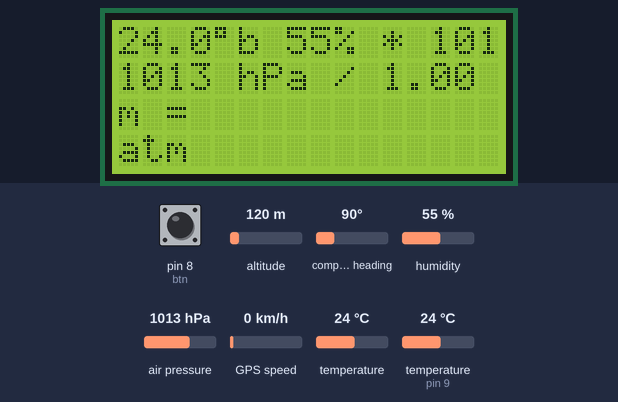
This sketch was run on a simulated Arduino Uno, built with avr-gcc and run on an emulated ATmega328P. Parts: 16×4 character LCD. Inputs (shaded band) come from the test bench; at power-on: compass heading 90°, pin 8 (btn) HIGH, altitude 120 m, humidity 55 %, air pressure 1013 hPa, GPS speed 0 km/h, temperature 24 °C, temperature (sensor on pin 9) 24 °C. EEPROM starts erased; the GPS gets a fix after 3 s at 37.7749, -122.4194 with 8 satellites.

Above: at 1.3 s.
1.4 s: compass heading set to 7°
At 4.5 s:
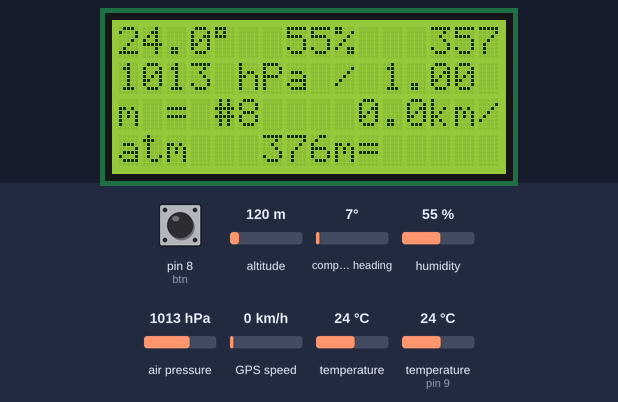
7.7 s: compass heading set to 20°
At 13.6 s:
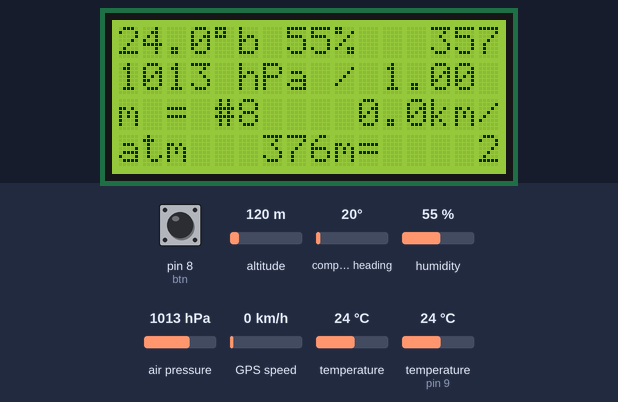
13.7 s: compass heading set to 25°
20.0 s: pin 8 (btn) pulled LOW for 3.2 s
At 24.8 s:
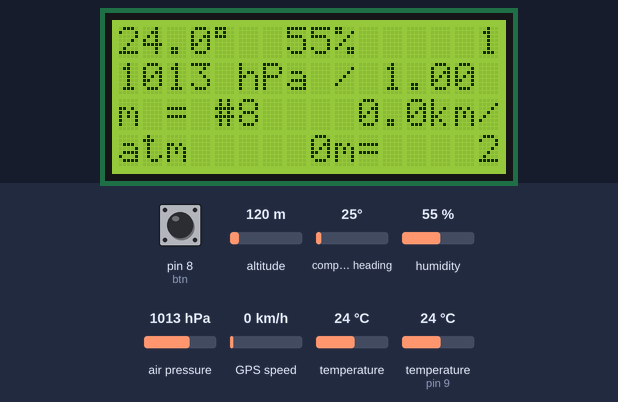
25.7 s: compass heading set to 90°
At 27.1 s:
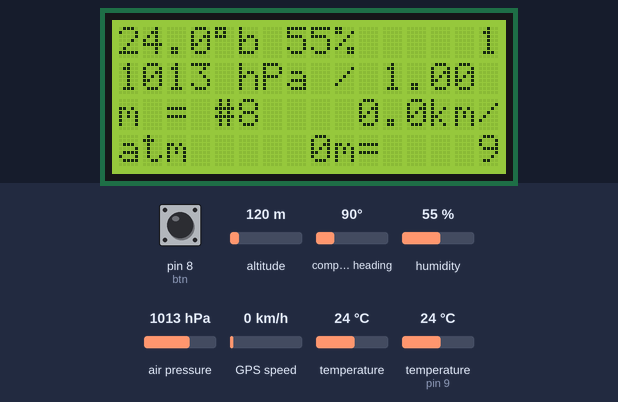
32.0 s: compass heading set to 180°
At 35.3 s:
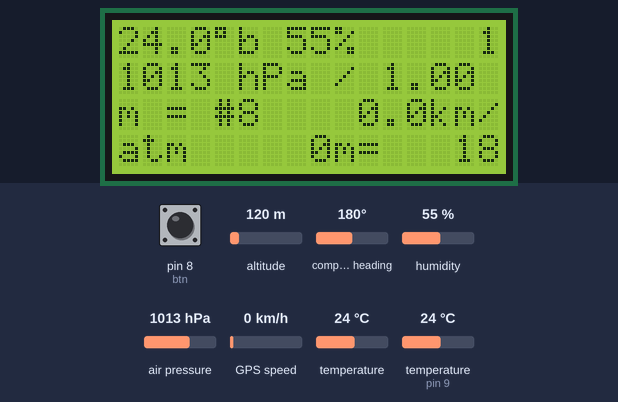
Timing chart, 0 to 36.8 s (numbered marks = the images above; inputs shaded):
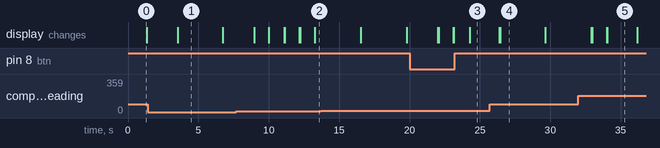

The sketch:

Sensor_Station.ino
```cpp
#include <Wire.h>
#include <Adafruit_BMP085.h>
#include <LiquidCrystal_I2C.h>
#include <SoftwareSerial.h>
#include <TinyGPS.h>
#include <DHT.h>
#include <EEPROM.h>

LiquidCrystal_I2C lcd(0x3F, 16, 4);
SoftwareSerial ss(10, 11);
TinyGPS gps;
DHT dht(9, DHT22);
Adafruit_BMP085 bmp180;

uint8_t arrow_n[8] = {0x4, 0xe, 0x1f, 0xe, 0xe, 0xe, 0x0, 0x0};
uint8_t arrow_ne[8] = {0xf, 0x7, 0xf, 0x1d, 0x18, 0x0, 0x0, 0x0};
uint8_t arrow_e[8] = {0x0, 0x4, 0x1e, 0x1f, 0x1e, 0x4, 0x0, 0x0};
uint8_t arrow_se[8] = {0x0, 0x0, 0x0, 0x18, 0x1d, 0xf, 0x7, 0xf};
uint8_t arrow_s[8] = {0x0, 0x0, 0xe, 0xe, 0xe, 0x1f, 0xe, 0x4};
uint8_t arrow_sw[8] = {0x0, 0x0, 0x0, 0x3, 0x17, 0x1e, 0x1c, 0x1e};
uint8_t arrow_w[8] = {0x0, 0x4, 0xf, 0x1f, 0xf, 0x4, 0x0, 0x0};
uint8_t arrow_nw[8] = {0x1e, 0x1c, 0x1e, 0x17, 0x3, 0x0, 0x0, 0x0};
float alt1, alt2, alt_gps1, alt_gps2 = 0;
int btn = 8;
int btn_pressed_count = 0;
int addr_alt_baro_div = 0;
int addr_alt_baro_mod = 1;
int addr_alt_gps_div = 2;
int addr_alt_gps_mod = 3;
int loops = 0;

static void smartdelay(unsigned long ms);
static void print_float(float val, float invalid, int len, int prec);
static void print_int(unsigned long val, unsigned long invalid, int len);
static void print_date(TinyGPS &gps);
static void print_str(const char *str, int len);

void setup() {
  Serial.begin(9600);
  ss.begin(9600);
  lcd.init();
  lcd.backlight();
  lcd.begin(16, 4);
  lcd.createChar(5, arrow_n);
  lcd.createChar(6, arrow_ne);
  lcd.createChar(7, arrow_e);
  lcd.createChar(8, arrow_se);
  lcd.createChar(9, arrow_s);
  lcd.createChar(10, arrow_sw);
  lcd.createChar(11, arrow_w);
  lcd.createChar(12, arrow_nw);
  dht.begin();
  if (!bmp180.begin()) {
    Serial.println("Sensor nao encontrado !!");
  }
  pinMode(btn, INPUT_PULLUP);
}

void loop(){
  //lendo o estado do botão
  if (digitalRead(btn) == LOW){
    btn_pressed_count++;
  } else {
    btn_pressed_count = 0;
  }

  //temperatura e humidade
  float humidity = dht.readHumidity();
  if (humidity > 99){
    humidity = 99;
  }
  float temperature;
  if (loops % 6 > 2){
    temperature = dht.readTemperature();
  } else {
    temperature = bmp180.readTemperature();
  }
  lcd.setCursor(0, 0);
  if (temperature < 10 && temperature >= 0){
    lcd.print(" ");
  }
  print_float_lcd(temperature, -1, 1);
  lcd.print((char)223);
  if (loops % 6 > 2){
    lcd.print("  ");
  } else {
    lcd.print("b ");
  }
  if (humidity < 10){
    lcd.print(" ");
  }
  lcd.print((int)humidity);
  lcd.print("% ");

  if (altitudes_are_defined() && loops % 10 == 0){
    lcd.print("*");
  } else {
    lcd.print(" ");
  }

  //altitude do barômetro
  float seaLevelPressure = 102520;
  float alt_original = bmp180.readAltitude(seaLevelPressure);
  if (btn_pressed_count == 2){
    EEPROM.write(addr_alt_baro_div, (int)alt_original / 255);
    EEPROM.write(addr_alt_baro_mod, (int)alt_original % 255);
  } else if (btn_pressed_count == 4){
    EEPROM.write(addr_alt_baro_div, 0);
    EEPROM.write(addr_alt_baro_mod, 0);
  }
  float alt;
  if (altitudes_are_defined() && loops % 10 == 0){
    alt = alt_original;
  } else {
    alt = alt_original - (255 * EEPROM.read(addr_alt_baro_div) + EEPROM.read(addr_alt_baro_mod));
  }
  if (alt < 10 && alt >= 0){
    lcd.print(" ");
  }
  if (alt < 100 && alt > -10){
    lcd.print(" ");
  }
  if (alt < 1000 && alt > -100){
    lcd.print(" ");
  }
  print_float_lcd(alt, -1, 0);
  lcd.print("m ");
  alt = alt_original - (255 * EEPROM.read(addr_alt_baro_div) + EEPROM.read(addr_alt_baro_mod));
  if (alt > alt1 && alt1 > alt2){
    lcd.write(5);
  } else if (alt < alt1 && alt1 < alt2){
    lcd.write(9);
  } else {
    lcd.print("=");
  }
  lcd.print(" ");
  alt2 = alt1;
  alt1 = alt;

  //pressão atmosférica
  lcd.setCursor(0, 1);
  if (bmp180.readPressure() / 100 < 1000){
    lcd.print(" ");
  }
  float atm = ((float)bmp180.readPressure())/101325;
  lcd.print(bmp180.readPressure() / 100);
  lcd.print(" hPa / ");
  lcd.print(atm);
  lcd.print(" atm");

  //GPS
  float flat, flon;
  unsigned long age;
  gps.f_get_position(&flat, &flon, &age);
  if (age > 5000){
    lcd.setCursor(0, 2);
    lcd.print("                    ");
    lcd.setCursor(0, 3);
    lcd.print("                    ");
  } else {
    //número de satélites
    lcd.setCursor(0, 2);
    int sats = gps.satellites();
    if (sats == 255){
      lcd.print("   ");
    } else {
      lcd.print("#");
      lcd.print(sats);
      if (sats < 10){
        lcd.print(" ");
      }
    }
    //velocidade
    lcd.print(" ");
    float kmh = gps.f_speed_kmph();
    if (kmh == -1){
      lcd.print("         ");
    } else{
      if (kmh < 10){
        lcd.print(" ");
      }
      if (kmh < 100){
        lcd.print(" ");
      }
      print_float_lcd(kmh, -1, 1);
      lcd.print("km/h");
    }
    //hora
    int year;
    byte month, day, hour, minute, second, hundredths;
    unsigned long age = 0;
    gps.crack_datetime(&year, &month, &day, &hour, &minute, &second, &hundredths, &age);
    int hour_int = (int) hour;
    if ((int) hour > 23){
      lcd.print("     ");
    } else {
      hour_int -= 3;
      if (hour_int < 0){
        hour_int = 24 + hour_int;
      }
      lcd.print("  ");
      if (hour_int < 10){
        lcd.print("0");
      }
      lcd.print(hour_int);
      lcd.print(":");
      if (minute < 10){
        lcd.print("0");
      }
      lcd.print(minute);
    }
    //altitude
    lcd.setCursor(0, 3);
    alt_original = gps.f_altitude();
    if (alt_original == 1000000){
      lcd.print("      ");
    } else {
      if (btn_pressed_count == 2){
        EEPROM.write(addr_alt_gps_div, (int)alt_original / 255);
        EEPROM.write(addr_alt_gps_mod, (int)alt_original % 255);
      } else if (btn_pressed_count == 4){
        EEPROM.write(addr_alt_gps_div, 0);
        EEPROM.write(addr_alt_gps_mod, 0);
      }
      if (altitudes_are_defined() && loops % 10 == 0){
        lcd.print("*");
        alt = alt_original;
      } else {
        lcd.print(" ");
        alt = alt_original - (255 * EEPROM.read(addr_alt_gps_div) + EEPROM.read(addr_alt_gps_mod));
      }
      if (alt < 10 && alt >= 0){
        lcd.print(" ");
      }
      if (alt < 100 && alt > -10){
        lcd.print(" ");
      }
      if (alt < 1000 && alt > -100){
        lcd.print(" ");
      }
      print_float_lcd(alt, -1, 0);
      lcd.print("m");
      if (alt > alt_gps1 && alt_gps1 > alt_gps2){
        lcd.write(5);
      } else if (alt < alt_gps1 && alt_gps1 < alt_gps2){
        lcd.write(9);
      } else {
        lcd.print("=");
      }
      lcd.print(" ");
      alt_gps2 = alt_gps1;
      alt_gps1 = alt;
    }
    //bússola
    lcd.print("  ");
    float course = gps.f_course();
    if (course > 360){
      lcd.print("         ");
    } else {
      if (course < 10){
        lcd.print(" ");
      }
      if (course < 100){
        lcd.print(" ");
      }
      print_float_lcd(course, -1, 0);
      lcd.print((char)223);
      int i;
      int course_inverso = 360 - course;
      if (course_inverso > 337 || course_inverso < 23){
        lcd.write(5);
        lcd.print(" N ");
      } else {
        int pos = 5;
        for (i=23; i<359; i+=45){
          pos++;
          if (course_inverso >= i && course_inverso < i + 45){
            lcd.write(pos);
            break;
          }
        }
        pos = 5;
        for (i=23; i<360; i+=45){
          pos++;
          if (course >= i && course < i + 45){
            lcd.print(" ");
            switch (pos){
              case 6: lcd.print("NE"); break;
              case 7: lcd.print("E "); break;
              case 8: lcd.print("SE"); break;
              case 9: lcd.print("S "); break;
              case 10: lcd.print("SO"); break;
              case 11: lcd.print("O "); break;
              case 12: lcd.print("NO"); break;
            }
          }
        }
        lcd.print(" ");
      }
    }
  }

  loops++;
  if (loops == 1000){
    loops = 0;
  }
  smartdelay(1000);
}

static void smartdelay(unsigned long ms){
  unsigned long start = millis();
  do {
    while (ss.available()){
      gps.encode(ss.read());
    }
  } while (millis() - start < ms);
}

static void print_float_lcd(float val, int len, int prec){
  lcd.print(val, prec);
  if (len >= 0){
    int vi = abs((int)val);
    int flen = prec + (val < 0.0 ? 2 : 1); // . and -
    flen += vi >= 1000 ? 4 : vi >= 100 ? 3 : vi >= 10 ? 2 : 1;
    for (int i=flen; i<len; ++i){
      lcd.print(' ');
    }
  }
  smartdelay(0);
}

static boolean altitudes_are_defined(){
  return EEPROM.read(addr_alt_baro_div) != 0 ||
         EEPROM.read(addr_alt_baro_mod) != 0 ||
         EEPROM.read(addr_alt_gps_div) != 0 ||
         EEPROM.read(addr_alt_gps_mod) != 0;
}
```

Measured:
- after the input at 1.4 s, the display: changes after 2.1 s (image 1)
- after the input at 25.7 s, the display: first differs from a run without the input after 0.76 s (image 4)
- what the display in image 1 shows lasts 3.2 s, from 3.5 s to 6.7 s
